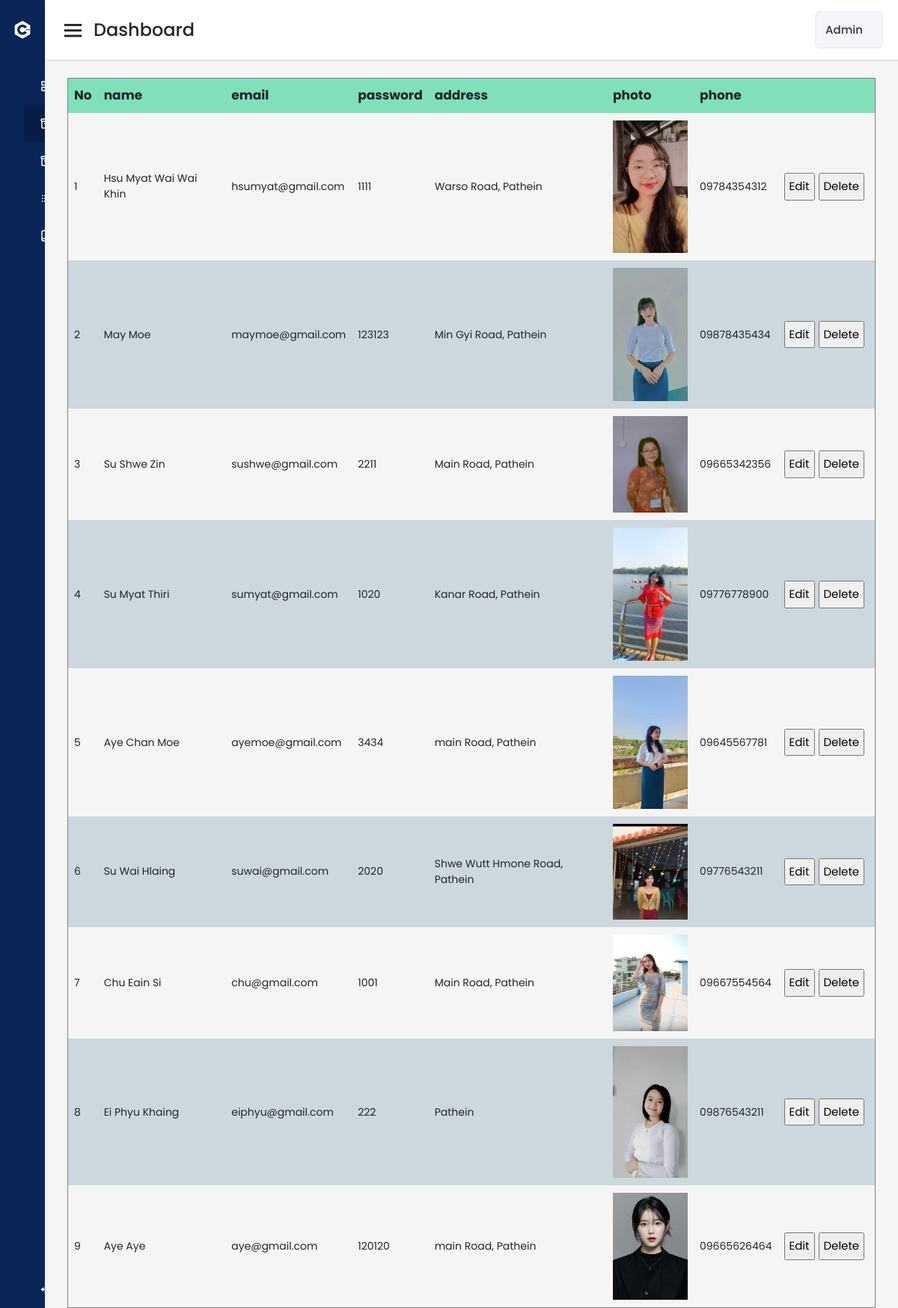
Page /agentList.php on the committed database.
### tables this page shows
CREATE TABLE `agent` (
  `agent_id` int(11) NOT NULL,
  `name` varchar(50) NOT NULL,
  `email` varchar(50) NOT NULL,
  `password` varchar(30) NOT NULL,
  `address` varchar(500) NOT NULL,
  `agent_status` varchar(10) NOT NULL,
  `photo` mediumblob NOT NULL,
  `phone` varchar(11) NOT NULL,
  `description` mediumtext NOT NULL
);

### agentList.php (the view, shortened to what this page needs)
<!DOCTYPE html>
<html lang="en" dir="ltr">
  <head>
    <link href="assets/css/agent-style.css" rel="stylesheet">
    <link href="assets/vendor/bootstrap/css/bootstrap.min.css" rel="stylesheet">
    <link href='https://unpkg.com/boxicons@2.0.7/css/boxicons.min.css' rel='stylesheet'>
    <link href='https://unpkg.com/boxicons@2.0.7/css/boxicons.min.css' rel='stylesheet'>
   </head>
<body>
  <div class="sidebar">
    <div class="logo-details">
      <i class='bx bxl-c-plus-plus'></i>
      <span class="logo_name">UniAco</span>
    </div>
      <ul class="nav-links">
        <li>
          <a href="admin_dashboard.php">
            <span class="links_name">Dashboard</span>
          </a>
        </li>
        <li>
          <a href="agentList.php"  class="active">
            <span class="links_name">Agent Lists</span>
          </a>
        </li>
        <li>
          <a href="admin_acceptedPost.php">
            <span class="links_name">Accepted Posts</span>
          </a>
        </li>
        <li>
          <a href="admin_pendingPost.php">
            <span class="links_name">Pending Posts</span>
          </a>
        </li>
        <li>
          <a href="admin_rentedPost.php">
            <span class="links_name">Rented Posts</span>
          </a>
        </li>
        <li class="log_out">
          <a href="admin_login.php">
            <span class="links_name">Log out</span>
          </a>
        </li>
      </ul>
  </div>
  <section class="home-section">
    <nav>
      <div class="sidebar-button">
        <i class='bx bx-menu sidebarBtn'></i>
        <span class="dashboard">Dashboard</span>
      </div>
      <div class="profile-details">
        <span class="admin_name">Admin</span>
      </div>
    </nav>
    <div class="home-content">
    <?php
      $servername="localhost";
      $username="root";
      $password="";
      $dbname="hosteldb";
      $con=new PDO("mysql:host=$servername;port=4306;dbname=$dbname",$username,$password);
      $con->setAttribute(PDO::ATTR_ERRMODE, PDO::ERRMODE_EXCEPTION);
      $sql = "SELECT * FROM agent WHERE agent_status='Active'";
      $stmt= $con->query($sql);
      ?>
      <table border="1" id="view">
        <thead>
          <tr>
            <th>No</th>
            <th>name</th>
            <th>email</th>
            <th>password</th>
            <th>address</th>
            <th>photo</th>
            <th>phone</th>
            <th></th>
          </tr>
        </thead>
        <tbody>
          <?php
            $count=0;
            while($result=$stmt->fetch()){
              $count++;
            ?>
              <tr>
                  <td><?php echo $count;?></td>
                  <td><?php echo $result['name'];?></td>
                  <td><?php echo $result['email'];?></td>
                  <td><?php echo $result['password'];?></td>
                  <td><?php echo $result['address'];?></td>
                  <td><img style="width: 100px;" src="images/<?php echo $result['photo'];?>"></td>
                  <td><?php echo $result['phone'];?></td>
                  <td style="width: 130px;">
                    <form action="agent_edit.php" method="post" style="display: inline; float: left; margin-right: 5px;">
                      <input type="submit" name="editAgent" value="Edit">
                    </form>
                    <form action="DBconnect.php" method="post">
                      <input type="submit" name="deleteAgent" value="Delete">
                    </form>
                  </td>
                </tr>
            <?php
            }
          ?>
        </tbody>
      </table>
    </div>
  </section>
</body>
</html>

### assets/css/agent-style.css (style rules this page uses)
.home-content form { margin: 0 100px; }
* { margin: 0; padding: 0; box-sizing: border-box; font-family: 'Poppins', sans-serif; }
.sidebar { position: fixed; height: 100%; width: 240px; background: #0A2558; transition: all 0.5s ease; }
.sidebar .logo-details { height: 80px; display: flex; align-items: center; }
.sidebar .logo-details i { font-size: 28px; font-weight: 500; color: #fff; min-width: 60px; text-align: center }
.sidebar .logo-details .logo_name { color: #fff; font-size: 24px; font-weight: 500; }
.sidebar .nav-links { margin-top: 10px; }
.sidebar .nav-links li { position: relative; list-style: none; height: 50px; }
.sidebar .nav-links li a { height: 100%; width: 100%; display: flex; align-items: center; text-decoration: none; transition: all 0.4s ease; }
.sidebar .nav-links li a.active { background: #081D45; }
.sidebar .nav-links li a .links_name { color: #fff; font-size: 15px; font-weight: 400; white-space: nowrap; }
.sidebar .nav-links .log_out { position: absolute; bottom: 0; width: 100%; }
.home-section { position: relative; background: #f5f5f5; min-height: 100vh; width: calc(100% - 240px); left: 240px; transition: all 0.5s ease; }
.home-section nav { display: flex; justify-content: space-between; height: 80px; background: #fff; display: flex; align-items: center; position: fixed; width: calc(100% - 240px); left: 240px; z-index: 100; padding: 0 20px; box-shadow: 0 1px 1px rgba(0, 0, 0, 0.1); transition: all 0.5s ease; }
.home-section nav .sidebar-button { display: flex; align-items: center; font-size: 24px; font-weight: 500; }
nav .sidebar-button i { font-size: 35px; margin-right: 10px; }
.home-section nav .profile-details { display: flex; align-items: center; background: #F5F6FA; border: 2px solid #EFEEF1; border-radius: 6px; height: 50px; min-width: 50px; padding: 0 15px 0 2px; }
nav .profile-details .admin_name { font-size: 15px; font-weight: 500; color: #333; margin: 0 10px; white-space: nowrap; }
.home-section .home-content { position: relative; padding-top: 104px; }
@media (max-width: 1240px) { .sidebar { width: 60px; } }
@media (max-width: 1240px) { .home-section { width: calc(100% - 60px); left: 60px; } }
@media (max-width: 1240px) { .home-section nav { width: calc(100% - 60px); left: 60px; } }
.home-content { margin: 0 30px; }
table { width: 100%; }
thead tr { background-color: #80e0b9; }
tr:nth-child(even) { background-color: #ccd8dd; }
tr td { max-width: 400px; padding: 10px 8px; font-size: 14px; }
tr th { max-width: 400px; padding: 10px 8px; font-size: 17px; }
input[type=submit] { font-size: 15px; padding: 5px; display: inline-flex; }
.home-content form { margin: 0; }

### rows in the picture
agent: name "Hsu Myat Wai Wai Khin", email "hsumyat@gmail.com", password "1111", address "Warso Road, Pathein", photo (picture), phone "09784354312"
agent: name "May Moe", email "maymoe@gmail.com", password "123123", address "Min Gyi Road, Pathein", photo (picture), phone "09878435434"
agent: name "Su Shwe Zin", email "sushwe@gmail.com", password "2211", address "Main Road, Pathein", photo (picture), phone "09665342356"
agent: name "Su Myat Thiri", email "sumyat@gmail.com", password "1020", address "Kanar Road, Pathein", photo (picture), phone "09776778900"
agent: name "Aye Chan Moe", email "ayemoe@gmail.com", password "3434", address "main Road, Pathein", photo (picture), phone "09645567781"
agent: name "Su Wai Hlaing", email "suwai@gmail.com", password "2020", address "Shwe Wutt Hmone Road, Pathein", photo (picture), phone "09776543211"
agent: name "Chu Eain Si", email "chu@gmail.com", password "1001", address "Main Road, Pathein", photo (picture), phone "09667554564"
agent: name "Ei Phyu Khaing", email "eiphyu@gmail.com", password "222", address "Pathein", photo (picture), phone "09876543211"
agent: name "Aye Aye", email "aye@gmail.com", password "120120", address "main Road, Pathein", photo (picture), phone "09665626464"
